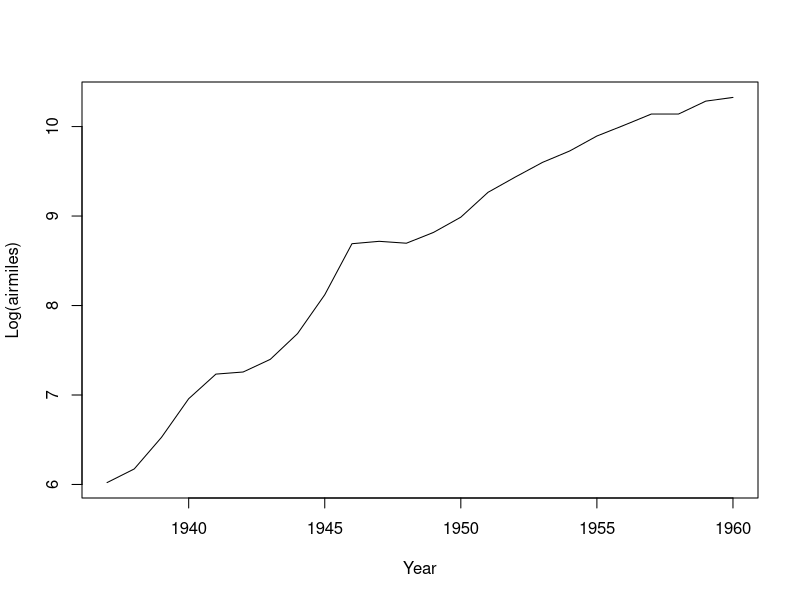
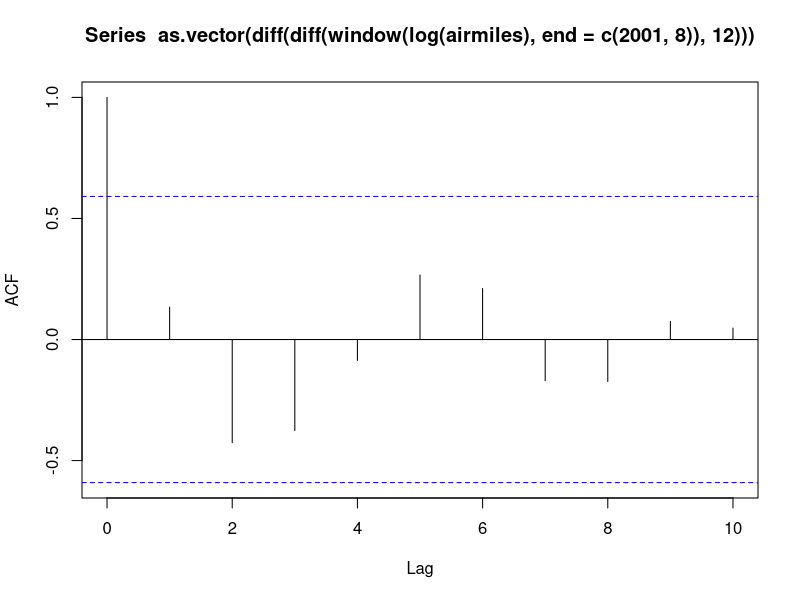

Write the R code that produced these figures, in order. (Note: this script raises an error after producing the figures.)
# chap11.R

# Exhibit 11.1
data(airmiles)
plot(log(airmiles),ylab='Log(airmiles)',xlab='Year', )

# Exhibit 11.5
acf(as.vector(diff(diff(window(log(airmiles),end=c(2001,8)),12))),lag.max=48)

# Exhibit 11.6 
air.m1=arimax(log(airmiles),order=c(0,1,1),seasonal=list(order=c(0,1,1),
period=12),xtransf=data.frame(I911=1*(seq(airmiles)==69),
I911=1*(seq(airmiles)==69)),
transfer=list(c(0,0),c(1,0)),xreg=data.frame(Dec96=1*(seq(airmiles)==12),
Jan97=1*(seq(airmiles)==13),Dec02=1*(seq(airmiles)==84)),method='ML')
# Additive outliers are incorporated as dummy variables in xreg.
# Transfer function components are incorporated by the xtransf and transfer
# arguments.
# Here, the transfer function consists of two parts omega0*P(t) and 
# omega1/(1-omega2*B)P(t) where the inputs of the two transfer
# functions are identical and equals the dummy variable that is 1 at September
# 2001 (the 69th data point) and zero otherwise.
# xtransf is a matrix whose columns are the input variables.
# transfer is a list consisting of the pair of (MA order, AR order) of each
# transfer function, which in this examples is (0,0) and (1,0).

air.m1

# Exhibit 11.7
plot(log(airmiles),ylab="log(airmiles)")
points(fitted(air.m1))


# Exhibit 11.8
Nine11p=1*(seq(airmiles)==69)
plot(ts(Nine11p*(-0.0949)+
filter(Nine11p,filter=.8139,method='recursive',side=1)*(-0.2715),
frequency=12,start=1996),type='h',ylab='9/11 Effects')
abline(h=0)

# Exhibit 11.9 
set.seed(12345)
y=arima.sim(model=list(ar=.8,ma=.5),n.start=158,n=100)
y[10]
y[10]=10
y=ts(y,freq=1,start=1)
plot(y,type='o')
acf(y)
pacf(y)
eacf(y)
m1=arima(y,order=c(1,0,0))
m1
detectAO(m1)
detectAO(m1, robust=F)
detectIO(m1)
m2=arima(y,order=c(1,0,0),xreg=data.frame(AO=seq(y)==10))
m2
detectAO(m2)
detectIO(m2)
tsdiag(m2)
tsdiag(m1)
m3=arima(y,order=c(1,0,1),xreg=data.frame(AO=seq(y)==10))
detectAO(m3)
detectIO(m3)
tsdiag(m3)
m3

plot(y,type='b') 
arrows(30,6, 11,9.8, length=.1,angle=20)
text(34,6.2, "AO")


# this one breaks
# Exhibit 11.10
data(co2)
m1.co2=arima(co2,order=c(0,1,1),seasonal=list(order=c(0,1,1),period=12))
m1.co2
detectAO(m1.co2)
detectIO(m1.co2)
m4.co2=arimax(co2,order=c(0,1,1),seasonal=list(order=c(0,1,1),period=12), io=c(57))
m4.co2

# the signs of the MA coefficient estimates appear to be opposite to 
# those in the book, because R uses the plus convention in the MA parameterization.

# Exhibit 11.11
set.seed(12345)
X=rnorm(105)
Y=zlag(X,2)+.5*rnorm(105)
X=ts(X[-(1:5)],start=1,freq=1)
Y=ts(Y[-(1:5)],start=1,freq=1)
ccf(X,Y,ylab='CCF')


# Exhibit 11.12
phi=seq(0,.95,.15)
rejection=2*(1-pnorm(1.96*sqrt((1-phi^2)/(1+phi^2))))
M=signif(rbind(phi,rejection),2)
rownames(M)=c("phi", "Error Rate")
M


# Exhibit 11.13
set.seed(23457)
correlation.v=NULL
B=1000
n=500
for (i in 1:B) {x=cumsum(arima.sim(model=list(ma=.8),n=n))
y=cumsum(arima.sim(model=list(ma=.8),n=n))
correlation.v=c(correlation.v,ccf(x,y,lag.max=1,plot=F)$acf[2])
}
hist(correlation.v,prob=T,xlab=expression(r[0](X,Y)))

# Exhibit 11.14
data(milk)
data(electricity)
milk.electricity=ts.intersect(milk,log(electricity))
# The ts.intersect function merges serveral time series into a panel of time
# series over the time frame where each series has data.

plot(milk.electricity,yax.flip=T) 
# the option yax.flip=T flips the y-axis for the series alternately so as
# to make the labeling clearer.

# Exhibit 11.15
ccf(as.numeric(milk.electricity[,1]),as.numeric(milk.electricity[,2]),
main='milk & electricity',ylab='CCF')
# The as.numeric function strips the time series attribute from the time series.
# This is done to nullify the default way the ccf function plots the cross-correlations.
# You may want to repeat the command without the as.numeric function to see 
# the default labels of the lags according to the period of the data.
# ccf((milk.electricity[,1]),(milk.electricity[,2]), main='milk & electricity',ylab='CCF')


# Exhibit 11.16
me.dif=ts.intersect(diff(diff(milk,12)),diff(diff(log(electricity),12)))
prewhiten(as.numeric(me.dif[,1]),as.numeric(me.dif[,2]),
,ylab='CCF' )

# Exhibit 11.17
data(bluebird)
plot(bluebird,yax.flip=T)

# Exhibit 11.18
prewhiten(y=diff(bluebird)[,1],x=diff(bluebird)[,2],main="Price & Sales",ylab='CCF')
# As the time series are of unit period, there is no need to apply the as.numeric 
# function.

# Exhibit 11.19
sales=bluebird[,1]
price=bluebird[,2]
chip.m1=lm(sales~price,data=bluebird)
summary(chip.m1)

# Exhibit 11.20
acf(residuals(chip.m1),ci.type='ma')

# Exhibit 11.21
pacf(residuals(chip.m1))

# Exhibit 11.22
eacf(residuals(chip.m1))

# Exhibit 11.23
chip.m2=arima(sales,order=c(1,0,4),xreg=data.frame(price))
chip.m2
# MA(1)& MA(3) estimates are not significant, at 5% level,
# so they are constrained to be zero in the model fit below.
chip.m3=arima(sales,order=c(1,0,4),xreg=data.frame(price),fixed=c(NA,0,NA,0,NA,NA,NA))
# The MA(1) & MA(3) estimates are the second and fourth coefficients listed
# in the model fit chip.m2. They are set to be zero using the fixed option.
# NAs in the fixed option correspond to free parameters. 
chip.m3
# Now, the AR(1) coefficient estimate also seems not significant, so it is
# removed in the next fitted model.
chip.m4=arima(sales,order=c(0,0,4),xreg=data.frame(price),fixed=c(0,NA,0,NA,NA,NA))
chip.m4

# model diagnostic can be done by running the tsdiag command.
tsdiag(chip.m4)


# Exhibit 11.24
data(boardings)
plot(boardings,yax.flip=T)
# The Denver dataset has three time series. Here, we only plot the first 
# two series.

# Exhibit 11.25
m1=arima(boardings[,2],order=c(2,1,0))
prewhiten(x=boardings[,2],y=boardings[,1],x.model=m1)


# Exhibit 11.26
log.boardings=boardings[,1]
log.price=boardings[,2]
boardings.m1=arima(log.boardings,order=c(1,0,0),seasonal=list(order=c(1,0,0),period=12),
xreg=data.frame(log.price))
boardings.m1
detectAO(boardings.m1) 
detectIO(boardings.m1)
# An AO is detected at time point 32, as well as an IO detected at time point 44
# Since the test statistic of the AO has larger magnitude, an AO is added to the
# model fitted below.
boardings.m2=arima(log.boardings,order=c(1,0,3),seasonal=list(order=c(1,0,0),period=12),
xreg=data.frame(log.price,outlier=c(rep(0,31),1,rep(0,36))),
fixed=c(NA,0,0,rep(NA,5)))
boardings.m2
detectAO(boardings.m2)
detectIO(boardings.m2)
# No outliers are detected!
tsdiag(boardings.m2,tol=.15,gof.lag=24)
# Model diagnostics appear to be OK.




